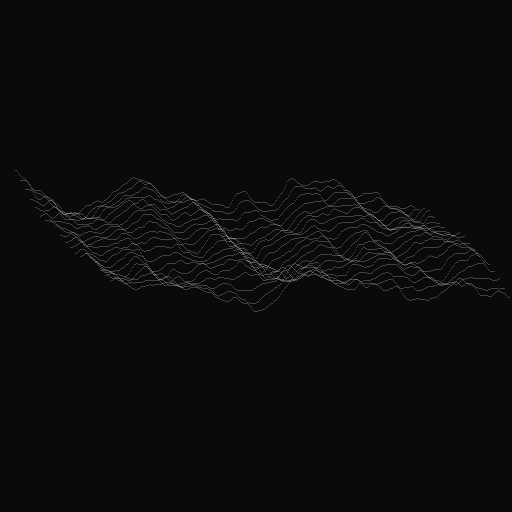
Frame 1 (no input)
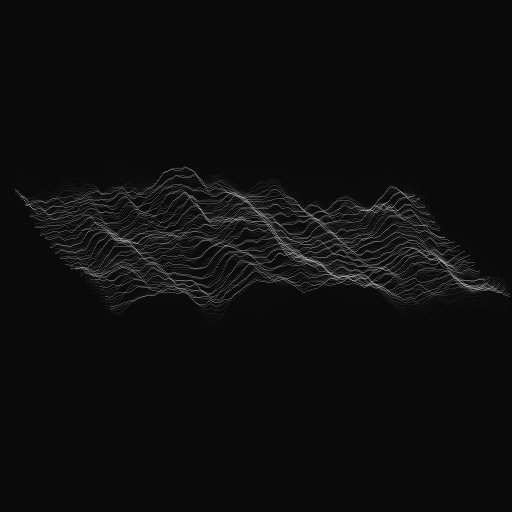
Frame 60 (the mouse pressed at the canvas centre just before this capture)
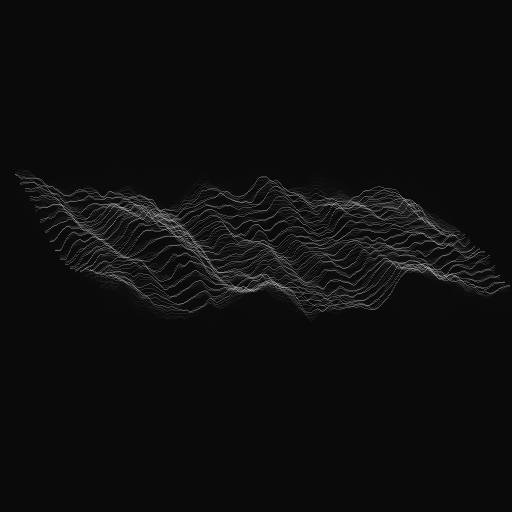
Frame 120 (the mouse held since frame 60 and released just before this capture)

The Processing sketch that drew these frames (run headless with seeded random() and noise(); from frame 60 on, the mouse is pressed at the canvas centre):

// Processing sketch: noise0
// ── noise0.pde
float z = random(10);

void setup() {
    size(512, 512);
    background(10);
}

void draw() {
    fill(10,100);
    noStroke();
    rect(0, 0, width, height);    

    stroke(255, 80);
    for (float y = 0; y < 100; y += 5) {
        for (float x = 0; x < 400; ++x) {
            point(x + y + 15, y + 150 + noise(x/50, y/50, z) * 100);
        }
    }
    z += 0.05;
}
